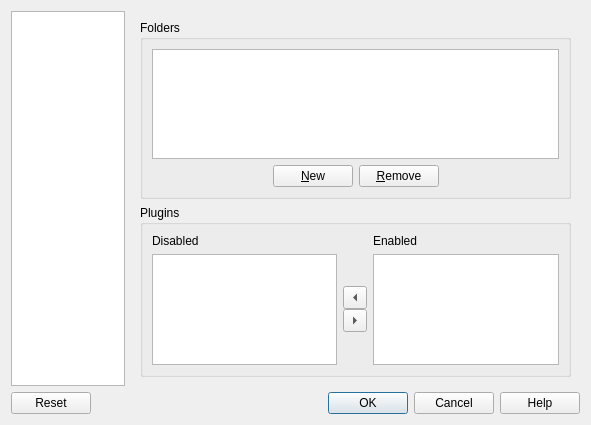
<?xml version="1.0" encoding="UTF-8"?>
<ui version="4.0">
 <class>SettingsDialog</class>
 <widget class="QDialog" name="SettingsDialog">
  <property name="geometry">
   <rect>
    <x>0</x>
    <y>0</y>
    <width>591</width>
    <height>425</height>
   </rect>
  </property>
  <property name="windowTitle">
   <string>ViTables settings</string>
  </property>
  <layout class="QVBoxLayout" name="verticalLayout_5">
   <item>
    <layout class="QHBoxLayout" name="horizontalLayout">
     <item>
      <widget class="QListWidget" name="contents_widget">
       <property name="whatsThis">
        <string>This is the settings selector widget. Click on an icon in order to select the settings you want to customise.</string>
       </property>
       <property name="viewMode">
        <enum>QListView::IconMode</enum>
       </property>
       <property name="currentRow">
        <number>-1</number>
       </property>
      </widget>
     </item>
     <item>
      <widget class="QStackedWidget" name="pages_widget">
       <property name="currentIndex">
        <number>2</number>
       </property>
       <widget class="QWidget" name="startup_page">
        <layout class="QVBoxLayout" name="verticalLayout_2">
         <item>
          <widget class="QGroupBox" name="startup_gb">
           <property name="title">
            <string comment="The name of the groupbox where startup is configured">Startup</string>
           </property>
           <layout class="QVBoxLayout" name="verticalLayout_3">
            <item>
             <widget class="QCheckBox" name="restore_cb">
              <property name="text">
               <string comment="Label of the restore last session check button">Restore last session</string>
              </property>
             </widget>
            </item>
            <item>
             <widget class="QCheckBox" name="last_dir_cb">
              <property name="text">
               <string comment="Label of the startup in the last open directory check box">Start in last opened directory</string>
              </property>
             </widget>
            </item>
           </layout>
          </widget>
         </item>
        </layout>
       </widget>
       <widget class="QWidget" name="style_page">
        <layout class="QVBoxLayout" name="verticalLayout">
         <item>
          <widget class="QGroupBox" name="logger_gb">
           <property name="title">
            <string comment="The title of the logger groubox">Logger</string>
           </property>
           <layout class="QGridLayout" name="gridLayout">
            <item row="0" column="1" rowspan="7">
             <widget class="QTextEdit" name="sample_te">
              <property name="readOnly">
               <bool>true</bool>
              </property>
              <property name="textInteractionFlags">
               <set>Qt::NoTextInteraction</set>
              </property>
             </widget>
            </item>
            <item row="3" column="0">
             <widget class="QPushButton" name="foreground_pb">
              <property name="text">
               <string comment="The label of the logger text color button">F&amp;oreground</string>
              </property>
             </widget>
            </item>
            <item row="1" column="0">
             <spacer name="verticalSpacer">
              <property name="orientation">
               <enum>Qt::Vertical</enum>
              </property>
              <property name="sizeHint" stdset="0">
               <size>
                <width>20</width>
                <height>40</height>
               </size>
              </property>
             </spacer>
            </item>
            <item row="5" column="0">
             <spacer name="verticalSpacer_2">
              <property name="orientation">
               <enum>Qt::Vertical</enum>
              </property>
              <property name="sizeHint" stdset="0">
               <size>
                <width>20</width>
                <height>40</height>
               </size>
              </property>
             </spacer>
            </item>
            <item row="4" column="0">
             <widget class="QPushButton" name="background_pb">
              <property name="text">
               <string comment="The label of the logger color button">&amp;Background</string>
              </property>
             </widget>
            </item>
            <item row="2" column="0">
             <widget class="QPushButton" name="font_pb">
              <property name="text">
               <string comment="The label of the logger font chooser button">&amp;Font</string>
              </property>
             </widget>
            </item>
           </layout>
          </widget>
         </item>
         <item>
          <widget class="QGroupBox" name="workspace_gb">
           <property name="title">
            <string comment="The title of the workspace groupbox">Workspace</string>
           </property>
           <layout class="QHBoxLayout" name="horizontalLayout_2">
            <item>
             <widget class="QPushButton" name="workspace_pb">
              <property name="text">
               <string comment="The label of the workspace color button">&amp;Background</string>
              </property>
             </widget>
            </item>
            <item>
             <widget class="QLabel" name="workspace_label">
              <property name="autoFillBackground">
               <bool>true</bool>
              </property>
              <property name="text">
               <string comment="A label for the workspace color sample">Background color sample</string>
              </property>
             </widget>
            </item>
           </layout>
          </widget>
         </item>
         <item>
          <widget class="QGroupBox" name="style_gb">
           <property name="title">
            <string comment="The title of the global aspect groupbox">Style</string>
           </property>
           <layout class="QVBoxLayout" name="verticalLayout_4">
            <item>
             <widget class="QComboBox" name="styles_cb"/>
            </item>
           </layout>
          </widget>
         </item>
        </layout>
       </widget>
       <widget class="QWidget" name="plugins_page">
        <layout class="QVBoxLayout" name="verticalLayout_9">
         <item>
          <widget class="QGroupBox" name="folders_gbox">
           <property name="title">
            <string>Folders</string>
           </property>
           <layout class="QVBoxLayout" name="verticalLayout_6">
            <item>
             <widget class="QListView" name="paths_lv">
              <property name="toolTip">
               <string>The list of folders where plugins can be found</string>
              </property>
              <property name="whatsThis">
               <string>&lt;!DOCTYPE HTML PUBLIC &quot;-//W3C//DTD HTML 4.0//EN&quot; &quot;http://www.w3.org/TR/REC-html40/strict.dtd&quot;&gt;
&lt;html&gt;&lt;head&gt;&lt;meta name=&quot;qrichtext&quot; content=&quot;1&quot; /&gt;&lt;style type=&quot;text/css&quot;&gt;
p, li { white-space: pre-wrap; }
&lt;/style&gt;&lt;/head&gt;&lt;body style=&quot; font-family:'DejaVu Sans'; font-size:9pt; font-weight:400; font-style:normal;&quot;&gt;
&lt;p style=&quot; margin-top:0px; margin-bottom:0px; margin-left:0px; margin-right:0px; -qt-block-indent:0; text-indent:0px;&quot;&gt;This is the list of folders where plugins will be searched at start time. Click the New button for adding a folder. For deleting a folder, select it and click the Remove button.&lt;/p&gt;
&lt;p style=&quot;-qt-paragraph-type:empty; margin-top:0px; margin-bottom:0px; margin-left:0px; margin-right:0px; -qt-block-indent:0; text-indent:0px;&quot;&gt;&lt;/p&gt;
&lt;p style=&quot; margin-top:0px; margin-bottom:0px; margin-left:0px; margin-right:0px; -qt-block-indent:0; text-indent:0px;&quot;&gt;The folders in this list should contain &lt;span style=&quot; font-weight:600;&quot;&gt;only&lt;/span&gt; ViTables plugins. Otherwise unexpected errors can happen.&lt;/p&gt;&lt;/body&gt;&lt;/html&gt;</string>
              </property>
             </widget>
            </item>
            <item>
             <layout class="QHBoxLayout" name="horizontalLayout_4">
              <item>
               <spacer name="horizontalSpacer_3">
                <property name="orientation">
                 <enum>Qt::Horizontal</enum>
                </property>
                <property name="sizeHint" stdset="0">
                 <size>
                  <width>40</width>
                  <height>20</height>
                 </size>
                </property>
               </spacer>
              </item>
              <item>
               <widget class="QPushButton" name="new_button">
                <property name="toolTip">
                 <string>Press to add a new plugins folder</string>
                </property>
                <property name="text">
                 <string>&amp;New</string>
                </property>
               </widget>
              </item>
              <item>
               <widget class="QPushButton" name="remove_button">
                <property name="toolTip">
                 <string>Press to remove the selected plugins folder</string>
                </property>
                <property name="text">
                 <string>&amp;Remove</string>
                </property>
               </widget>
              </item>
              <item>
               <spacer name="horizontalSpacer_4">
                <property name="orientation">
                 <enum>Qt::Horizontal</enum>
                </property>
                <property name="sizeHint" stdset="0">
                 <size>
                  <width>40</width>
                  <height>20</height>
                 </size>
                </property>
               </spacer>
              </item>
             </layout>
            </item>
           </layout>
          </widget>
         </item>
         <item>
          <widget class="QGroupBox" name="plugins_gbox">
           <property name="title">
            <string>Plugins</string>
           </property>
           <layout class="QVBoxLayout" name="verticalLayout_7">
            <item>
             <layout class="QGridLayout" name="grid_layout_3">
              <item row="2" column="2">
               <layout class="QGridLayout" name="grid_layout_4">
                <property name="spacing">
                 <number>0</number>
                </property>
                <item row="2" column="1">
                 <widget class="QToolButton" name="load_button">
                  <property name="toolTip">
                   <string>Press to enable the selected plugin</string>
                  </property>
                  <property name="text">
                   <string/>
                  </property>
                  <property name="arrowType">
                   <enum>Qt::RightArrow</enum>
                  </property>
                 </widget>
                </item>
                <item row="1" column="1">
                 <widget class="QToolButton" name="unload_button">
                  <property name="toolTip">
                   <string>Press to disable the selected plugin</string>
                  </property>
                  <property name="text">
                   <string/>
                  </property>
                  <property name="arrowType">
                   <enum>Qt::LeftArrow</enum>
                  </property>
                 </widget>
                </item>
                <item row="0" column="1">
                 <spacer name="verticalSpacer_3">
                  <property name="orientation">
                   <enum>Qt::Vertical</enum>
                  </property>
                  <property name="sizeHint" stdset="0">
                   <size>
                    <width>20</width>
                    <height>40</height>
                   </size>
                  </property>
                 </spacer>
                </item>
                <item row="3" column="1">
                 <spacer name="verticalSpacer_4">
                  <property name="orientation">
                   <enum>Qt::Vertical</enum>
                  </property>
                  <property name="sizeHint" stdset="0">
                   <size>
                    <width>20</width>
                    <height>40</height>
                   </size>
                  </property>
                 </spacer>
                </item>
               </layout>
              </item>
              <item row="0" column="0">
               <widget class="QLabel" name="disabled_label">
                <property name="text">
                 <string>Disabled</string>
                </property>
               </widget>
              </item>
              <item row="0" column="4">
               <widget class="QLabel" name="enabled_label">
                <property name="text">
                 <string>Enabled</string>
                </property>
               </widget>
              </item>
              <item row="2" column="4">
               <widget class="QListView" name="enabled_lv">
                <property name="toolTip">
                 <string>The list of enabled plugins</string>
                </property>
                <property name="whatsThis">
                 <string>This is the list of enabled plugins. You can enable a currently disabled plugin by selecting it in the list of disabled plugins and clicking the right arrow button. The selected plugin will be added to the list of enabled plugins.

Changes in the enabled/disabled plugins lists will take effect the next time you start ViTables.</string>
                </property>
               </widget>
              </item>
              <item row="2" column="0">
               <widget class="QListView" name="disabled_lv">
                <property name="toolTip">
                 <string>The list of disabled plugins</string>
                </property>
                <property name="whatsThis">
                 <string>This is the list of disabled plugins. You can disable a currently enabled plugin by selecting it in the list of enabled plugins and clicking the left arrow button. The selected plugin will be added to the list of disabled plugins.

Changes in the enabled/disabled plugins lists will take effect the next time you start ViTables.</string>
                </property>
               </widget>
              </item>
             </layout>
            </item>
           </layout>
          </widget>
         </item>
        </layout>
       </widget>
      </widget>
     </item>
    </layout>
   </item>
   <item>
    <widget class="QDialogButtonBox" name="buttons_box">
     <property name="toolTip">
      <string>Forget changes done in this dialog</string>
     </property>
     <property name="orientation">
      <enum>Qt::Horizontal</enum>
     </property>
     <property name="standardButtons">
      <set>QDialogButtonBox::Cancel|QDialogButtonBox::Help|QDialogButtonBox::Ok|QDialogButtonBox::Reset</set>
     </property>
    </widget>
   </item>
  </layout>
 </widget>
 <resources/>
 <connections/>
</ui>
